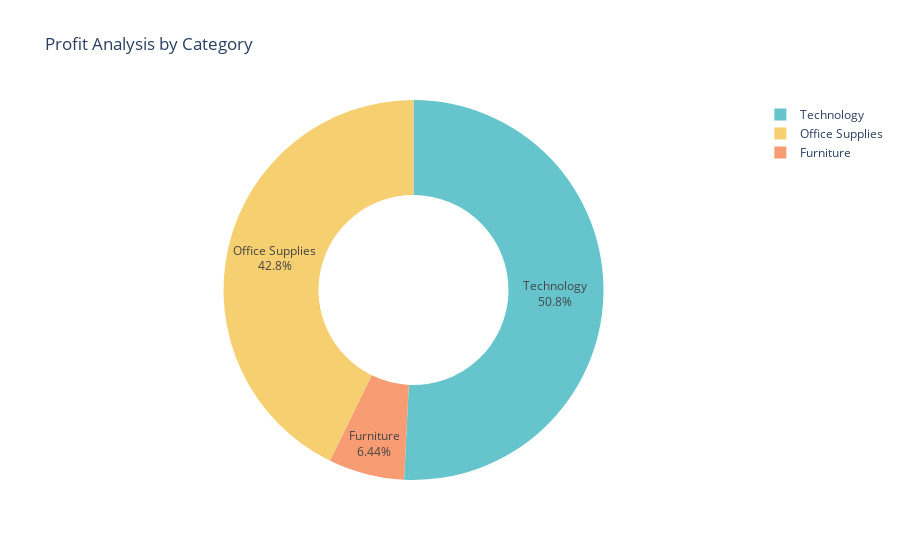

The notebook cell this image was saved under:
### Code cell
fig=  px.pie(Profit_by_category, values= 'Profit', names= 'Category', title= "Profit Analysis by Category", hole= 0.5, color_discrete_sequence= px.colors.qualitative.Pastel)

fig.update_traces(textposition= 'inside', textinfo= 'percent+label')

fig.show()

### Figure 1 — Plotly figure (JSON) as saved in the notebook; plotly's stock layout.template omitted (floating-point values rounded to 4 significant figures)
{"data": [{"domain": {"x": [0, 1], "y": [0, 1]}, "hole": 0.5, "hovertemplate": "Category=%{label}<br>Profit=%{value}<extra></extra>", "labels": ["Furniture", "Office Supplies", "Technology"], "legendgroup": "", "name": "", "showlegend": true, "textinfo": "percent+label", "textposition": "inside", "type": "pie", "values": [18450.0, 122500.0, 145500.0]}], "layout": {"legend": {"tracegroupgap": 0}, "piecolorway": ["rgb(102, 197, 204)", "rgb(246, 207, 113)", "rgb(248, 156, 116)", "rgb(220, 176, 242)", "rgb(135, 197, 95)", "rgb(158, 185, 243)", "rgb(254, 136, 177)", "rgb(201, 219, 116)", "rgb(139, 224, 164)", "rgb(180, 151, 231)", "rgb(179, 179, 179)"], "title": {"text": "Profit Analysis by Category"}}}
